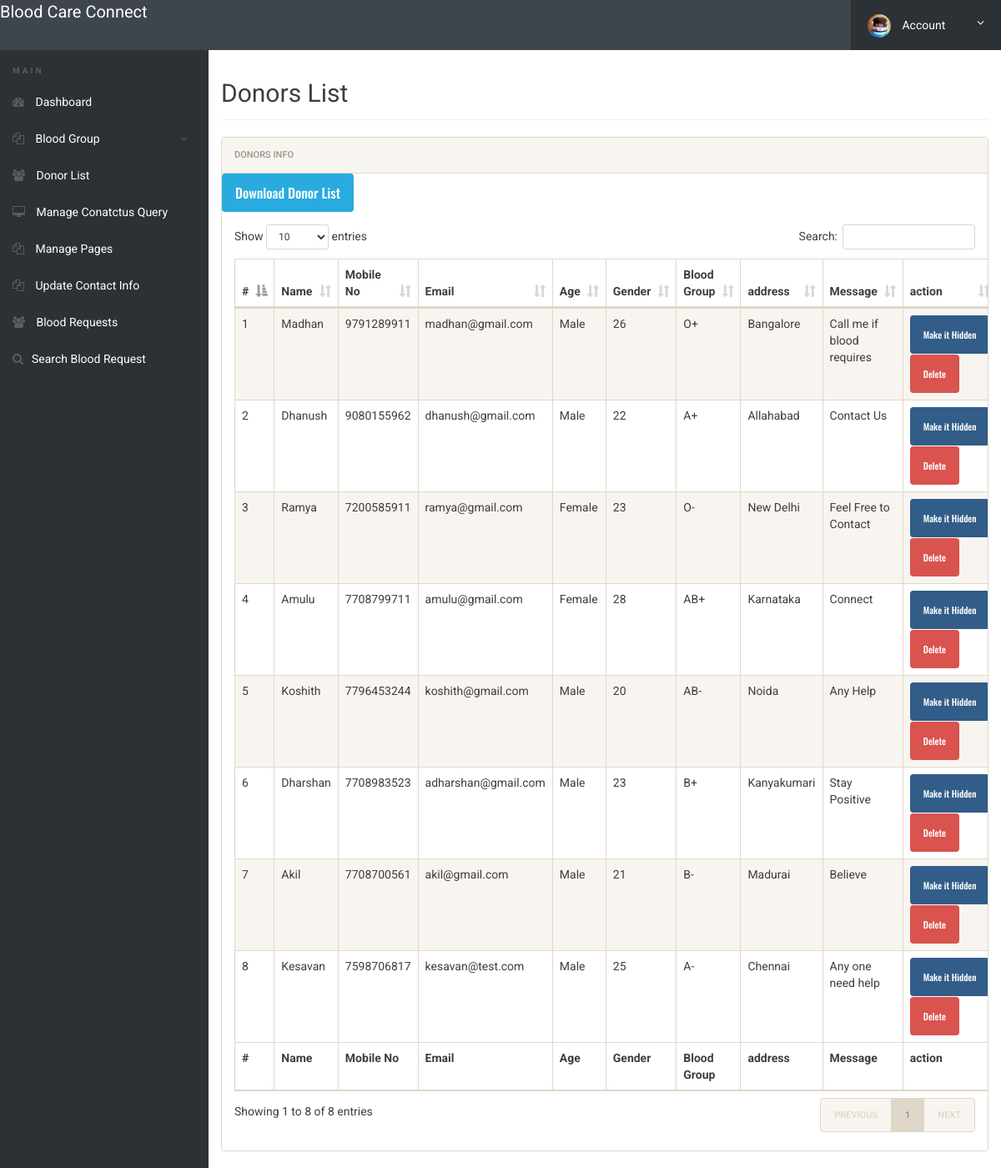
The app's page /bbdms/admin/donor-list.php (signed in) with its own data.
### tables this page shows
CREATE TABLE `tblblooddonars` (
  `id` int(11) NOT NULL,
  `FullName` varchar(100) DEFAULT NULL,
  `MobileNumber` char(11) DEFAULT NULL,
  `EmailId` varchar(100) DEFAULT NULL,
  `Gender` varchar(20) DEFAULT NULL,
  `Age` int(11) DEFAULT NULL,
  `BloodGroup` varchar(20) DEFAULT NULL,
  `Address` varchar(255) DEFAULT NULL,
  `Message` mediumtext DEFAULT NULL,
  `PostingDate` timestamp NOT NULL DEFAULT current_timestamp(),
  `status` int(1) DEFAULT NULL,
  `Password` varchar(250) DEFAULT NULL
);

### bbdms/admin/donor-list.php (the view, shortened to what this page needs)
<?php
include('includes/config.php');
if(strlen($_SESSION['alogin'])==0)
	{
header('location:index.php');
}
else{
 ?>
<!doctype html>
<html lang="en" class="no-js">
<head>
	<link rel="stylesheet" href="css/font-awesome.min.css">
	<link rel="stylesheet" href="css/bootstrap.min.css">
	<link rel="stylesheet" href="css/dataTables.bootstrap.min.css">
	<link rel="stylesheet" href="css/bootstrap-social.css">
	<link rel="stylesheet" href="css/bootstrap-select.css">
	<link rel="stylesheet" href="css/fileinput.min.css">
	<link rel="stylesheet" href="css/awesome-bootstrap-checkbox.css">
	<link rel="stylesheet" href="css/style.css">
</head>
<body>
	<?php include('includes/header.php');?>
	<div class="ts-main-content">
		<?php include('includes/leftbar.php');?>
		<div class="content-wrapper">
			<div class="container-fluid">
				<div class="row">
					<div class="col-md-12">
						<h2 class="page-title">Donors List</h2>
						<div class="panel panel-default">
							<div class="panel-heading">Donors Info</div>
								<a href="download-records.php" style="font-size:16px;" class="btn btn-info">Download Donor List</a>
							<div class="panel-body">
								<table id="zctb" class="display table table-striped table-bordered table-hover" cellspacing="0" width="100%">
									<thead>
										<tr>
										<th>#</th>
											<th>Name</th>
											<th>Mobile No</th>
											<th>Email</th>
											<th>Age</th>
											<th>Gender</th>
											<th>Blood Group</th>
											<th>address</th>
											<th>Message </th>
											<th>action </th>
										</tr>
									</thead>
									<tfoot>
										<tr>
										<th>#</th>
										<th>Name</th>
											<th>Mobile No</th>
											<th>Email</th>
											<th>Age</th>
											<th>Gender</th>
											<th>Blood Group</th>
											<th>address</th>
											<th>Message </th>
											<th>action </th>
										</tr>
									</tfoot>
									<tbody>
<?php $sql = "SELECT * from  tblblooddonars ";
$query = $dbh -> prepare($sql);
$query->execute();
$results=$query->fetchAll(PDO::FETCH_OBJ);
$cnt=1;
if($query->rowCount() > 0)
{
foreach($results as $result)
{				?>
										<tr>
											<td><?php echo htmlentities($cnt);?></td>
											<td><?php echo htmlentities($result->FullName);?></td>
											<td><?php echo htmlentities($result->MobileNumber);?></td>
											<td><?php echo htmlentities($result->EmailId);?></td>
											<td><?php echo htmlentities($result->Gender);?></td>
											<td><?php echo htmlentities($result->Age);?></td>
											<td><?php echo htmlentities($result->BloodGroup);?></td>
											<td><?php echo htmlentities($result->Address);?></td>
											<td><?php echo htmlentities($result->Message);?></td>
										<td>
<?php if($result->status==1)
{?>
<a href="donor-list.php?hidden=<?php echo htmlentities($result->id);?>" onclick="return confirm('Do you really want to hiidden this detail')" class="btn btn-primary"> Make it Hidden</a>
<?php } else {?>
<a href="donor-list.php?public=<?php echo htmlentities($result->id);?>" onclick="return confirm('Do you really want to Public this detail')" class="btn btn-primary"> Make it Public</a>
<?php } ?>
<a href="donor-list.php?del=<?php echo htmlentities($result->id);?>" onclick="return confirm('Do you really want to delete this record')" class="btn btn-danger" style="margin-top:1%;"> Delete</a>
</td>
										</tr>
										<?php $cnt=$cnt+1; }} ?>
									</tbody>
								</table>
							</div>
						</div>
					</div>
				</div>
			</div>
		</div>
	</div>
</body>
</html>
<?php } ?>

### bbdms/admin/css/style.css (style rules this page uses)
html { font-size: 14px; }
@media only screen and (min-width: 480px) { html { font-size: 17px; } }
@media only screen and (min-width: 768px) { html { font-size: 14px; } }
body { font-size: 1em; }
a { color: #37a6c4; }
.btn { font-family: 'Oswald', sans-serif; }
.panel { overflow: hidden; }
.btn { text-transform: none; }
.page-title { padding-bottom: 15px; margin-bottom: 20px; border-bottom: 1px solid #f0f0f0; }
.ts-main-content .content-wrapper { padding-top: 15px; margin-top: 60px; }
@media only screen and (min-width: 992px) { .ts-main-content .content-wrapper { margin-left: 250px; } }

### records on screen
tblblooddonars: FullName "Madhan", MobileNumber "9791289911", EmailId "madhan@gmail.com", Gender "Male", Age "26", BloodGroup "O+", Address "Bangalore", Message "Call me if blood requires"
tblblooddonars: FullName "Dhanush", MobileNumber "9080155962", EmailId "dhanush@gmail.com", Gender "Male", Age "22", BloodGroup "A+", Address "Allahabad", Message "Contact Us"
tblblooddonars: FullName "Ramya", MobileNumber "7200585911", EmailId "ramya@gmail.com", Gender "Female", Age "23", BloodGroup "O-", Address "New Delhi", Message "Feel Free to Contact"
tblblooddonars: FullName "Amulu", MobileNumber "7708799711", EmailId "amulu@gmail.com", Gender "Female", Age "28", BloodGroup "AB+", Address "Karnataka", Message "Connect"
tblblooddonars: FullName "Koshith", MobileNumber "7796453244", EmailId "koshith@gmail.com", Gender "Male", Age "20", BloodGroup "AB-", Address "Noida", Message "Any Help"
tblblooddonars: FullName "Dharshan", MobileNumber "7708983523", EmailId "adharshan@gmail.com", Gender "Male", Age "23", BloodGroup "B+", Address "Kanyakumari", Message "Stay Positive"
tblblooddonars: FullName "Akil", MobileNumber "7708700561", EmailId "akil@gmail.com", Gender "Male", Age "21", BloodGroup "B-", Address "Madurai", Message "Believe"
tblblooddonars: FullName "Kesavan", MobileNumber "7598706817", EmailId "kesavan@test.com", Gender "Male", Age "25", BloodGroup "A-", Address "Chennai", Message "Any one need help"
